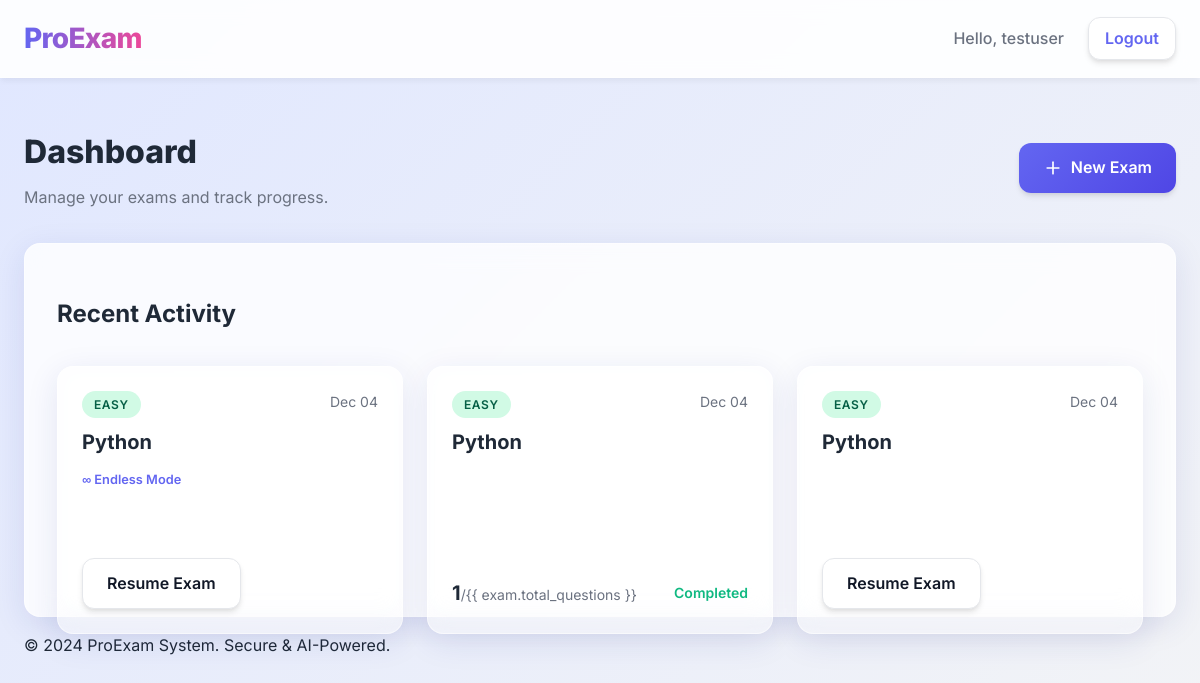
The app's page / (signed in) with its own data.
### exam_core/models.py (models this page shows, shortened)
class ExamSession(models.Model):
    id = models.UUIDField(primary_key=True, default=uuid.uuid4, editable=False)
    user = models.ForeignKey(User, on_delete=models.CASCADE)
    subject = models.CharField(max_length=100)
    difficulty = models.CharField(max_length=20)
    start_time = models.DateTimeField(auto_now_add=True)
    end_time = models.DateTimeField(null=True, blank=True)
    score = models.IntegerField(default=0)
    total_questions = models.IntegerField(default=0)
    is_completed = models.BooleanField(default=False)
    is_endless = models.BooleanField(default=False)

### exam_core/views.py (the view)
# urls.py: path('', DashboardView.as_view(), name='dashboard'),
class DashboardView(View):
    def get(self, request):
        if not request.user.is_authenticated:
            user, created = User.objects.get_or_create(username='student')
            if created:
                user.set_password('password')
                user.save()
            login(request, user)
        exams = ExamSession.objects.filter(user=request.user).order_by('-start_time')
        return render(request, 'dashboard.html', {'exams': exams})

### templates/dashboard.html
{% extends 'base.html' %}
{% block content %}
<div class="dashboard-header"
    style="display: flex; justify-content: space-between; align-items: center; margin-bottom: 2rem;">
    <div>
        <h1 style="margin: 0; font-size: 2rem; font-weight: 800;">Dashboard</h1>
        <p style="color: var(--text-muted); margin: 0.5rem 0 0 0;">Manage your exams and track progress.</p>
    </div>
    <a href="{% url 'exam_setup' %}" class="btn btn-primary">
        <svg xmlns="http://www.w3.org/2000/svg" width="20" height="20" viewBox="0 0 24 24" fill="none"
            stroke="currentColor" stroke-width="2" stroke-linecap="round" stroke-linejoin="round"
            style="margin-right: 0.5rem;">
            <line x1="12" y1="5" x2="12" y2="19"></line>
            <line x1="5" y1="12" x2="19" y2="12"></line>
        </svg>
        New Exam
    </a>
</div>
<div class="glass-card">
    <h2 style="margin-bottom: 1.5rem;">Recent Activity</h2>
    {% if exams %}
    <div class="dashboard-grid">
        {% for exam in exams %}
        <div class="glass-card exam-card" style="padding: 1.5rem; background: rgba(255,255,255,0.5);">
            <div class="exam-card-header">
                <div class="exam-meta">
                    <span class="badge {{ exam.difficulty }}">{{ exam.difficulty }}</span>
                    <span>{{ exam.start_time|date:"M d" }}</span>
                </div>
                <h3>{{ exam.subject }}</h3>
                {% if exam.is_endless %}
                <span style="font-size: 0.8rem; color: var(--primary-color); font-weight: 600;">∞ Endless Mode</span>
                {% endif %}
            </div>
            <div class="exam-card-footer">
                {% if exam.is_completed %}
                <div style="display: flex; justify-content: space-between; align-items: center;">
                    <span style="font-weight: 700; font-size: 1.25rem;">{{ exam.score }}<span
                            style="font-size: 0.875rem; color: var(--text-muted); font-weight: 400;">/{{
                            exam.total_questions }}</span></span>
                    <span style="color: var(--success); font-weight: 600; font-size: 0.875rem;">Completed</span>
                </div>
                {% else %}
                <a href="{% url 'exam_interface' exam.id %}" class="btn btn-outline btn-block">Resume Exam</a>
                {% endif %}
            </div>
        </div>
        {% endfor %}
    </div>
    {% else %}
    <div style="text-align: center; padding: 4rem 0;">
        <p style="color: var(--text-muted); margin-bottom: 1.5rem;">You haven't taken any exams yet.</p>
        <a href="{% url 'exam_setup' %}" class="btn btn-primary">Get Started</a>
    </div>
    {% endif %}
</div>
{% endblock %}

### templates/base.html (shortened to what this page needs)
<!DOCTYPE html>
<html lang="en">
<head>
    <link rel="stylesheet" href="/static/css/style.css">
</head>
<body>
    <nav class="navbar">
        <div class="container">
            <a href="/" class="logo">
                <span style="color: var(--primary-color)">Pro</span>Exam
            </a>
            <div class="nav-links">
                {% if user.is_authenticated %}
                <span>Hello, {{ user.username }}</span>
                <a href="/admin/logout/" class="btn btn-sm btn-outline" style="padding: 0.5rem 1rem;">Logout</a>
                {% else %}
                <a href="/admin/">Login</a>
                {% endif %}
            </div>
        </div>
    </nav>
    <main class="container main-content">
        {% block content %}
        {% endblock %}
    </main>
    <footer class="footer">
        <div class="container">
            <p>&copy; 2024 ProExam System. Secure & AI-Powered.</p>
        </div>
    </footer>
</body>
</html>

### static/css/style.css (style rules this page uses)
:root { --primary-color: #6366f1; --primary-hover: #4f46e5; --secondary-color: #ec4899; --bg-gradient-start: #f3f4f6; --bg-gradient-end: #e5e7eb; --card-bg: rgba(255, 255, 255, 0.8); --card-border: rgba(255, 255, 255, 0.5); --text-main: #111827; --text-muted: #6b7280; --success: #10b981; --warning: #f59e0b; --danger: #ef4444; --glass-shadow: 0 8px 32px 0 rgba(31, 38, 135, 0.1); }
body { font-family: 'Inter', sans-serif; background: linear-gradient(135deg, #e0e7ff 0%, #f3f4f6 100%); color: var(--text-main); line-height: 1.6; min-height: 100vh; margin: 0; }
.container { max-width: 1200px; margin: 0 auto; padding: 0 1.5rem; }
.glass-card { background: var(--card-bg); backdrop-filter: blur(12px); -webkit-backdrop-filter: blur(12px); border: 1px solid var(--card-border); border-radius: 1rem; box-shadow: var(--glass-shadow); padding: 2rem; transition: transform 0.2s ease, box-shadow 0.2s ease; }
.navbar { background: rgba(255, 255, 255, 0.9); backdrop-filter: blur(10px); border-bottom: 1px solid rgba(255, 255, 255, 0.3); padding: 1rem 0; margin-bottom: 3rem; position: sticky; top: 0; z-index: 100; box-shadow: 0 4px 6px -1px rgba(0, 0, 0, 0.05); }
.navbar .container { display: flex; justify-content: space-between; align-items: center; }
.logo { font-size: 1.75rem; font-weight: 800; background: linear-gradient(to right, var(--primary-color), var(--secondary-color)); -webkit-background-clip: text; -webkit-text-fill-color: transparent; text-decoration: none; letter-spacing: -0.025em; }
.nav-links { display: flex; align-items: center; gap: 1.5rem; }
.nav-links span { font-weight: 500; color: var(--text-muted); }
.nav-links a { color: var(--primary-color); font-weight: 600; text-decoration: none; transition: color 0.2s; }
.btn { display: inline-flex; align-items: center; justify-content: center; padding: 0.75rem 1.5rem; border-radius: 0.75rem; font-weight: 600; text-decoration: none; cursor: pointer; border: none; transition: all 0.2s ease; box-shadow: 0 4px 6px -1px rgba(0, 0, 0, 0.1), 0 2px 4px -1px rgba(0, 0, 0, 0.06); }
.btn-primary { background: linear-gradient(135deg, var(--primary-color), var(--primary-hover)); color: white; }
.btn-outline { background: white; border: 1px solid #e5e7eb; color: var(--text-main); }
.dashboard-grid { display: grid; grid-template-columns: repeat(auto-fill, minmax(300px, 1fr)); gap: 1.5rem; margin-top: 2rem; }
.exam-card { display: flex; flex-direction: column; justify-content: space-between; height: 100%; }
.exam-card-header { margin-bottom: 1rem; }
.exam-card h3 { margin: 0 0 0.5rem 0; font-size: 1.25rem; }
.exam-meta { font-size: 0.875rem; color: var(--text-muted); display: flex; justify-content: space-between; margin-bottom: 0.5rem; }
.badge { padding: 0.25rem 0.75rem; border-radius: 9999px; font-size: 0.75rem; font-weight: 600; text-transform: uppercase; letter-spacing: 0.05em; }
.badge.Easy { background: #d1fae5; color: #065f46; }

### templates/base.html (style rules this page uses)
body { font-family: 'Inter', sans-serif; background-color: #f3f4f6; color: #1f2937; margin: 0; padding: 0; }

### records on screen
ExamSession: difficulty "EASY", start_time "Dec 04", subject "Python", is_endless "∞ Endless Mode", is_completed "Resume Exam"
ExamSession: difficulty "EASY", start_time "Dec 04", subject "Python", score "1"
ExamSession: difficulty "EASY", start_time "Dec 04", subject "Python", is_completed "Resume Exam"

### other values on screen
{{ user.username }} "testuser"
